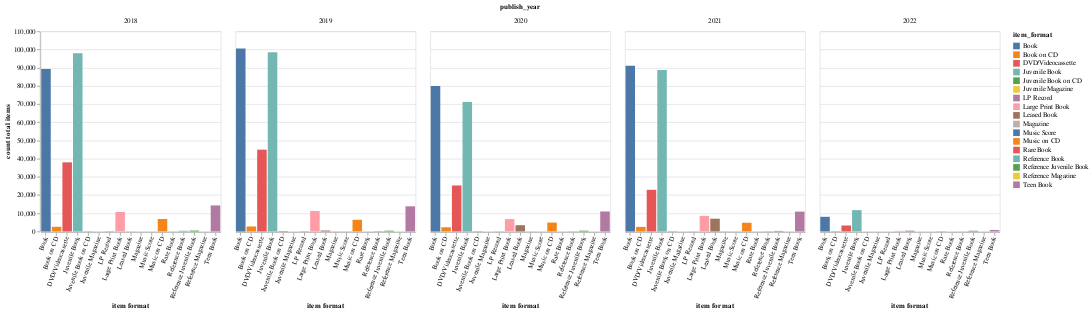

The notebook cell this image was saved under:
### Code cell
#@title
chart = alt.Chart(df).mark_bar().encode(
    # x='end_date:T',
    x=alt.X(
        'item_format',
        axis=alt.Axis(title='item format', labelAngle=-70),
        # sort='-y'
    ),
    y=alt.Y(
        'count_items:Q',
        title = 'count total items',
        # scale = alt.Scale(domain=[0,100]),
    ),
    color=alt.Color(
        'item_format',
        # legend=None
    ),
    tooltip=['publish_year', 'item_format', 'count_items']
).properties(
    title="",
    # .format(df.iloc[0]['branch_name']),
    width=270,
).facet(
    facet='publish_year',
    columns=5
)

chart.display()

### Figure 1 — Vega-Lite specification as saved in the notebook (floating-point values rounded to 4 significant figures)
{"config": {"view": {"continuousWidth": 400, "continuousHeight": 300}}, "data": {"name": "data-72a373685463867f7f02fbc7efe38578"}, "facet": {"field": "publish_year", "type": "quantitative"}, "spec": {"mark": "bar", "encoding": {"color": {"field": "item_format", "type": "nominal"}, "tooltip": [{"field": "publish_year", "type": "quantitative"}, {"field": "item_format", "type": "nominal"}, {"field": "count_items", "type": "quantitative"}], "x": {"axis": {"labelAngle": -70, "title": "item format"}, "field": "item_format", "type": "nominal"}, "y": {"field": "count_items", "title": "count total items", "type": "quantitative"}}, "title": "", "width": 270}, "columns": 5, "$schema": "https://vega.github.io/schema/vega-lite/v4.17.0.json", "datasets": {"data-72a373685463867f7f02fbc7efe38578": [{"publish_year": 2018, "item_format": "Book", "count_items": 89352}, {"publish_year": 2018, "item_format": "Book on CD", "count_items": 2547}, {"publish_year": 2018, "item_format": "DVD/Videocassette", "count_items": 37996}, {"publish_year": 2018, "item_format": "Juvenile Book", "count_items": 97963}, {"publish_year": 2018, "item_format": "Juvenile Book on CD", "count_items": 120}, {"publish_year": 2018, "item_format": "Juvenile Magazine", "count_items": 69}, {"publish_year": 2018, "item_format": "LP Record", "count_items": 150}, {"publish_year": 2018, "item_format": "Large Print Book", "count_items": 10702}, {"publish_year": 2018, "item_format": "Leased Book", "count_items": 42}, {"publish_year": 2018, "item_format": "Magazine", "count_items": 14}, {"publish_year": 2018, "item_format": "Music Score", "count_items": 21}, {"publish_year": 2018, "item_format": "Music on CD", "count_items": 6831}, {"publish_year": 2018, "item_format": "Rare Book", "count_items": 42}, {"publish_year": 2018, "item_format": "Reference Book", "count_items": 369}, {"publish_year": 2018, "item_format": "Reference Juvenile Book", "count_items": 481}, {"publish_year": 2018, "item_format": "Teen Book", "count_items": 14311}, {"publish_year": 2019, "item_format": "Book", "count_items": 100626}, {"publish_year": 2019, "item_format": "Book on CD", "count_items": 2727}, {"publish_year": 2019, "item_format": "DVD/Videocassette", "count_items": 44957}, {"publish_year": 2019, "item_format": "Juvenile Book", "count_items": 98512}, {"publish_year": 2019, "item_format": "Juvenile Book on CD", "count_items": 233}, {"publish_year": 2019, "item_format": "LP Record", "count_items": 135}, {"publish_year": 2019, "item_format": "Large Print Book", "count_items": 11249}, {"publish_year": 2019, "item_format": "Leased Book", "count_items": 519}, {"publish_year": 2019, "item_format": "Magazine", "count_items": 131}, {"publish_year": 2019, "item_format": "Music Score", "count_items": 56}, {"publish_year": 2019, "item_format": "Music on CD", "count_items": 6411}, {"publish_year": 2019, "item_format": "Rare Book", "count_items": 26}, {"publish_year": 2019, "item_format": "Reference Book", "count_items": 234}, {"publish_year": 2019, "item_format": "Reference Juvenile Book", "count_items": 408}, {"publish_year": 2019, "item_format": "Teen Book", "count_items": 13831}, {"publish_year": 2020, "item_format": "Book", "count_items": 79921}, {"publish_year": 2020, "item_format": "Book on CD", "count_items": 2305}, {"publish_year": 2020, "item_format": "DVD/Videocassette", "count_items": 25284}, {"publish_year": 2020, "item_format": "Juvenile Book", "count_items": 71190}, {"publish_year": 2020, "item_format": "Juvenile Book on CD", "count_items": 150}, {"publish_year": 2020, "item_format": "Juvenile Magazine", "count_items": 31}, {"publish_year": 2020, "item_format": "LP Record", "count_items": 105}, {"publish_year": 2020, "item_format": "Large Print Book", "count_items": 6783}, {"publish_year": 2020, "item_format": "Leased Book", "count_items": 3426}, {"publish_year": 2020, "item_format": "Magazine", "count_items": 101}, {"publish_year": 2020, "item_format": "Music Score", "count_items": 25}, {"publish_year": 2020, "item_format": "Music on CD", "count_items": 4881}, {"publish_year": 2020, "item_format": "Rare Book", "count_items": 23}, {"publish_year": 2020, "item_format": "Reference Book", "count_items": 141}, {"publish_year": 2020, "item_format": "Reference Juvenile Book", "count_items": 428}, {"publish_year": 2020, "item_format": "Reference Magazine", "count_items": 1}, {"publish_year": 2020, "item_format": "Teen Book", "count_items": 10978}, {"publish_year": 2021, "item_format": "Book", "count_items": 91121}, {"publish_year": 2021, "item_format": "Book on CD", "count_items": 2502}, {"publish_year": 2021, "item_format": "DVD/Videocassette", "count_items": 22895}, {"publish_year": 2021, "item_format": "Juvenile Book", "count_items": 88717}, {"publish_year": 2021, "item_format": "Juvenile Book on CD", "count_items": 127}, {"publish_year": 2021, "item_format": "Juvenile Magazine", "count_items": 70}, {"publish_year": 2021, "item_format": "LP Record", "count_items": 80}, {"publish_year": 2021, "item_format": "Large Print Book", "count_items": 8573}, {"publish_year": 2021, "item_format": "Leased Book", "count_items": 7004}, {"publish_year": 2021, "item_format": "Magazine", "count_items": 176}, {"publish_year": 2021, "item_format": "Music Score", "count_items": 42}, {"publish_year": 2021, "item_format": "Music on CD", "count_items": 4781}, {"publish_year": 2021, "item_format": "Rare Book", "count_items": 27}, {"publish_year": 2021, "item_format": "Reference Book", "count_items": 142}, {"publish_year": 2021, "item_format": "Reference Juvenile Book", "count_items": 279}, {"publish_year": 2021, "item_format": "Reference Magazine", "count_items": 103}, {"publish_year": 2021, "item_format": "Teen Book", "count_items": 10918}, {"publish_year": 2022, "item_format": "Book", "count_items": 8048}, {"publish_year": 2022, "item_format": "Book on CD", "count_items": 204}, {"publish_year": 2022, "item_format": "DVD/Videocassette", "count_items": 3280}, {"publish_year": 2022, "item_format": "Juvenile Book", "count_items": 11723}, {"publish_year": 2022, "item_format": "Large Print Book", "count_items": 315}, {"publish_year": 2022, "item_format": "Leased Book", "count_items": 407}, {"publish_year": 2022, "item_format": "Music on CD", "count_items": 151}, {"publish_year": 2022, "item_format": "Reference Book", "count_items": 66}, {"publish_year": 2022, "item_format": "Reference Juvenile Book", "count_items": 367}, {"publish_year": 2022, "item_format": "Teen Book", "count_items": 815}]}}
